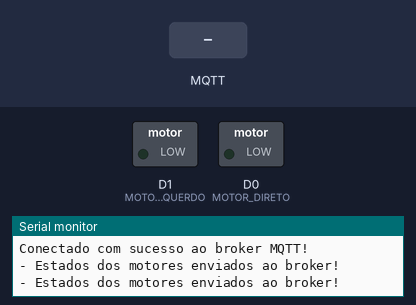
Recording of a sketch running on a simulated ESP8266 (NodeMCU). On the bench: switched loads named in the sketch (green lamp = pin HIGH), the last lines printed to the serial monitor. The inputs (shaded band) are chosen by the test bench. WiFi joins after 1.5 s; servers stay silent unless stated; no MQTT or app messages arrive unless stated.

Above: at 2.7 s.
2.8 s: MQTT message "F" arrives on the first subscribed topic
At 4.2 s:
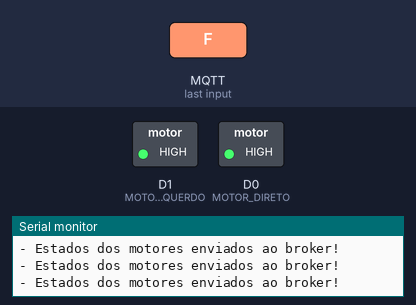
5.0 s: MQTT message "D" arrives on the first subscribed topic
At 5.8 s:
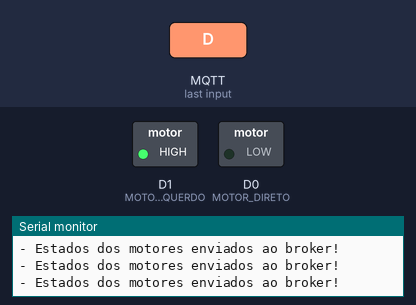
7.0 s: MQTT message "E" arrives on the first subscribed topic
At 8.6 s:
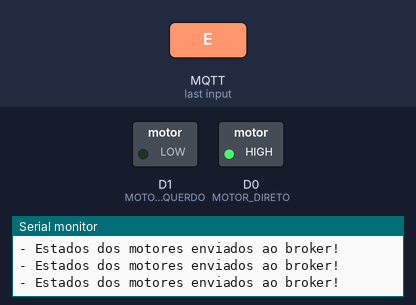
9.0 s: MQTT message "P" arrives on the first subscribed topic
At 10.2 s:
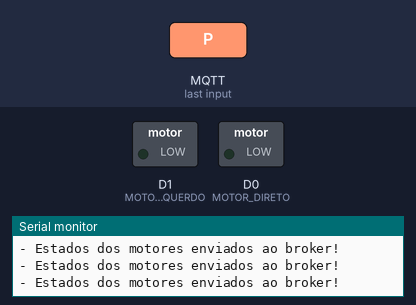
Timing chart, 0 to 12.0 s (numbered marks = the images above; inputs shaded):
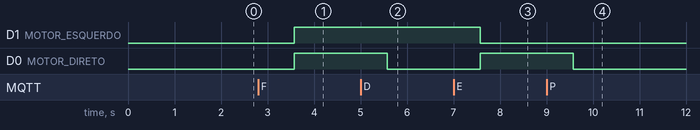

Measured:
- after the input at 2.8 s, D1 (MOTOR_ESQUERDO), D0 (MOTOR_DIRETO): LOW → HIGH after 0.77 s
- after the input at 5.0 s, D0 (MOTOR_DIRETO): HIGH → LOW after 0.58 s
- after the input at 7.0 s, D1 (MOTOR_ESQUERDO): HIGH → LOW after 0.58 s; D0 (MOTOR_DIRETO): LOW → HIGH after 0.58 s
- after the input at 9.0 s, D0 (MOTOR_DIRETO): HIGH → LOW after 0.58 s

The sketch:

carrinho_wifi.ino
```cpp
#include <ESP8266WiFi.h> // Importa a Biblioteca ESP8266WiFi
#include <PubSubClient.h> // Importa a Biblioteca PubSubClient

//id mqtt e tópicos para publicação e subscribe
#define TOPICO_SUBSCRIBE "MQTTRoboIoTCaioValenteEnvia"     //tópico MQTT de escuta
#define TOPICO_PUBLISH   "MQTTRoboIoTCaioValenteRecebe"    //tópico MQTT de envio de informações para Broker
#define ID_MQTT  "RoboIotCaioValente01"    //id mqtt (para identificação de sessão)
                                           //IMPORTANTE: este deve ser único no broker (ou seja,
                                           //            se um client MQTT tentar entrar com o mesmo
                                           //            id de outro já conectado ao broker, o broker
                                           //            irá fechar a conexão de um deles).

//mapeamento de pinos do NodeMCU
#define D0    16
#define D1    5
#define D2    4
#define D3    0
#define D4    2
#define D5    14
#define D6    12
#define D7    13
#define D8    15
#define D9    3
#define D10   1

//motores
#define MOTOR_DIRETO     D0
#define MOTOR_ESQUERDO   D1

// WIFI
const char* SSID = "REDEAQUI";     //Coloque aqui o SSID / nome da rede WI-FI que deseja se conectar
const char* PASSWORD = "SENHAAQUI"; //Coloque aqui a senha da rede WI-FI que deseja se conectar

// MQTT
const char* BROKER_MQTT = "iot.eclipse.org"; //URL do broker MQTT que se deseja utilizar
int BROKER_PORT = 1883; // Porta do Broker MQTT

//Variáveis e objetos globais
WiFiClient espClient; // Cria o objeto espClient
PubSubClient MQTT(espClient); // Instancia o Cliente MQTT passando o objeto espClient
char EstadoMotorDireto = '0';  //variável que armazena o estado atual do motor da direita
char EstadoMotorEsquerdo = '0';  //variável que armazena o estado atual do motor da esquerda

//Prototipos
void initSerial();
void initWiFi();
void initMQTT();
void reconectWiFi();
void mqtt_callback(char* topic, byte* payload, unsigned int length);
void VerificaConexoesWiFIEMQTT(void);
void InitOutputs(void);

/*
 *  Implementações das funções
 */
void setup()
{
    //inicializações:
    InitOutputs();
    initSerial();
    initWiFi();
    initMQTT();
}

//inicializa comunicação serial com baudrate 115200 (para fins de monitorar no terminal serial o que está acontecendo.)
void initSerial()
{
    Serial.begin(115200);
}

//inicializa e conecta-se na rede WI-FI desejada

void initWiFi()
{
    delay(10);
    Serial.println("------Conexao WI-FI- Robo IoT com NodeMCU -----");
    Serial.print("Conectando-se na rede: ");
    Serial.println(SSID);
    Serial.println("Aguarde");

    reconectWiFi();
}

//inicializa parâmetros de conexão MQTT(endereço do broker, porta e seta função de callback)
void initMQTT()
{
    MQTT.setServer(BROKER_MQTT, BROKER_PORT);   //informa qual broker e porta deve ser conectado
    MQTT.setCallback(mqtt_callback);            //atribui função de callback (função chamada quando qualquer informação de um dos tópicos subescritos chega)
}

//função de callback esta função é chamada toda vez que uma informação de um dos tópicos subescritos chega

void mqtt_callback(char* topic, byte* payload, unsigned int length)
{
    String msg;

    //obtem a string do payload recebido
    for(int i = 0; i < length; i++)
    {
       char c = (char)payload[i];
       msg += c;
    }

    //toma ação dependendo da string recebida:
    //-----------------------------------------------------
    //     Mensagem recebida       |       Ação tomada
    //-----------------------------------------------------
    //             F               | O robô vai para frente
    //             D               | O robô vai para a direita
    //             E               | O robô vai para a esquera
    //             P               | O robô para imediatamente

    if (msg.equals("F"))
    {
        //para ir para frente, os dois motores são ligados
        digitalWrite(MOTOR_DIRETO, HIGH);
        digitalWrite(MOTOR_ESQUERDO, HIGH);

        EstadoMotorDireto = '1';
        EstadoMotorEsquerdo = '1';
    }

    if (msg.equals("D"))
    {
        //para ir para a direita, somente o motor da esquerda é ligado
        digitalWrite(MOTOR_DIRETO, LOW);
        digitalWrite(MOTOR_ESQUERDO, HIGH);

        EstadoMotorDireto = '0';
        EstadoMotorEsquerdo = '1';
    }

    if (msg.equals("E"))
    {
        //para ir para a esquerda, somente o motor da direita é ligado
        digitalWrite(MOTOR_DIRETO, HIGH);
        digitalWrite(MOTOR_ESQUERDO, LOW);

        EstadoMotorDireto = '1';
        EstadoMotorEsquerdo = '0';
    }

    if (msg.equals("P"))
    {
        //para parar, os dois motores são desligados
        digitalWrite(MOTOR_DIRETO, LOW);
        digitalWrite(MOTOR_ESQUERDO, LOW);

        EstadoMotorDireto = '0';
        EstadoMotorEsquerdo = '0';
    }
}

//reconecta-se ao broker MQTT (caso ainda não esteja conectado ou em caso de a conexão cair) em caso de sucesso na conexão ou reconexão, o subscribe dos tópicos é refeito.
void reconnectMQTT()
{
    while (!MQTT.connected())
    {
        Serial.print("* Tentando se conectar ao Broker MQTT: ");
        Serial.println(BROKER_MQTT);
        if (MQTT.connect(ID_MQTT))
        {
            Serial.println("Conectado com sucesso ao broker MQTT!");
            MQTT.subscribe(TOPICO_SUBSCRIBE);
        }
        else
        {
            Serial.println("Falha ao reconectar no broker.");
            Serial.println("Havera nova tentatica de conexao em 2s");
            delay(2000);
        }
    }
}

//reconecta-se ao WiFi
void reconectWiFi()
{
    //se já está conectado a rede WI-FI, nada é feito.
    //Caso contrário, são efetuadas tentativas de conexão
    if (WiFi.status() == WL_CONNECTED)
        return;

    WiFi.begin(SSID, PASSWORD); // Conecta na rede WI-FI

    while (WiFi.status() != WL_CONNECTED)
    {
        delay(100);
        Serial.print(".");
    }

    Serial.println();
    Serial.print("Conectado com sucesso na rede ");
    Serial.print(SSID);
    Serial.println("IP obtido: ");
    Serial.println(WiFi.localIP());
}

//verifica o estado das conexões WiFI e ao broker MQTT. Em caso de desconexão (qualquer uma das duas), a conexão é refeita.
void VerificaConexoesWiFIEMQTT(void)
{
    if (!MQTT.connected())
        reconnectMQTT(); //se não há conexão com o Broker, a conexão é refeita

     reconectWiFi(); //se não há conexão com o WiFI, a conexão é refeita
}

//nvia ao Broker o estado atual do output
void EnviaEstadoOutputMQTT(void)
{
    char EstadosMotores[3];

    EstadosMotores[0] = EstadoMotorDireto;
    EstadosMotores[1] = '-';
    EstadosMotores[2] = EstadoMotorEsquerdo;

    MQTT.publish(TOPICO_PUBLISH, EstadosMotores);
    Serial.println("- Estados dos motores enviados ao broker!");
    delay(1000);
}

//inicializa os outputs em nível lógico baixo (desliga os dois motores)
void InitOutputs(void)
{
    pinMode(MOTOR_DIRETO, OUTPUT);
    pinMode(MOTOR_ESQUERDO, OUTPUT);

    digitalWrite(MOTOR_DIRETO, LOW);
    digitalWrite(MOTOR_ESQUERDO, LOW);
}

//programa principal
void loop()
{
    //garante funcionamento das conexões WiFi e ao broker MQTT
    VerificaConexoesWiFIEMQTT();

    //envia o status de todos os outputs para o Broker no protocolo esperado
    EnviaEstadoOutputMQTT();

    //keep-alive da comunicação com broker MQTT
    MQTT.loop();
}
```
